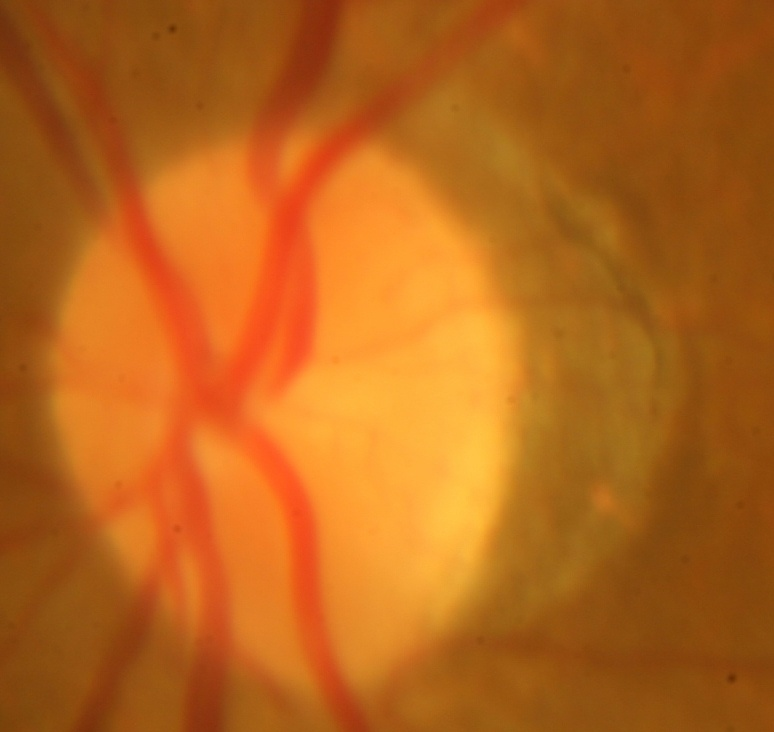
#> input picture Input.jpeg, 774 x 732 px, found by its file name
$ python 2d_hist.py
#> lines starting #> are read from the running program, lines starting #| are printed output that depends on the picture
# -*- coding: utf-8 -*-
"""
Created on Fri Jun  9 12:03:08 2017

@author: chetan
"""
from matplotlib import pyplot as plt
import numpy as np
import cv2

image = cv2.imread('input.jpeg')
#> image is the input picture: shape (732, 774, 3); mean B, G, R 26.9, 100.9, 182.8
cv2.imshow("image", image)
chans = cv2.split(image)
colors = ("b", "g", "r")
# let's move on to 2D histograms -- I am reducing the
# number of bins in the histogram from 256 to 32 so we
# can better visualize the results
fig = plt.figure()

# plot a 2D color histogram for green and blue
ax = fig.add_subplot(331)
hist = cv2.calcHist([chans[1], chans[0]], [0, 1], None,
	[32, 32], [0, 256, 0, 256])
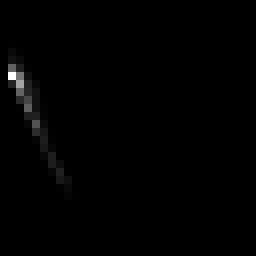
#> hist: shape (32, 32) float32 (shown 8 times larger); min 0, max 84618, mean 553.3; drawn with min black and max white
p = ax.imshow(hist, interpolation = "nearest")
ax.set_title("2D Color Histogram for Green and Blue")
plt.colorbar(p)

# plot a 2D color histogram for green and red
ax = fig.add_subplot(332)
hist = cv2.calcHist([chans[1], chans[2]], [0, 1], None,
	[32, 32], [0, 256, 0, 256])
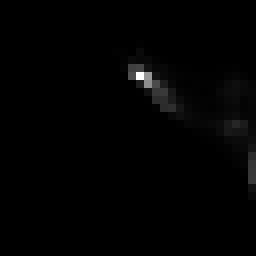
#> hist: shape (32, 32) float32 (shown 8 times larger); min 0, max 59863, mean 553.3; drawn with min black and max white
p = ax.imshow(hist, interpolation = "nearest")
ax.set_title("2D Color Histogram for Green and Red")
plt.colorbar(p)

# plot a 2D color histogram for blue and red
ax = fig.add_subplot(333)
hist = cv2.calcHist([chans[0], chans[2]], [0, 1], None,
	[32, 32], [0, 256, 0, 256])
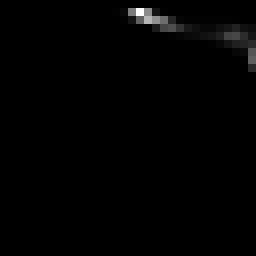
#> hist: shape (32, 32) float32 (shown 8 times larger); min 0, max 63872, mean 553.3; drawn with min black and max white
p = ax.imshow(hist, interpolation = "nearest")
ax.set_title("2D Color Histogram for Blue and Red")
plt.colorbar(p)

# finally, let's examine the dimensionality of one of
# the 2D histograms
print ("2D histogram shape: %s, with %d values" % (
	hist.shape, hist.flatten().shape[0]))
#| 2D histogram shape: (32, 32), with 1024 values
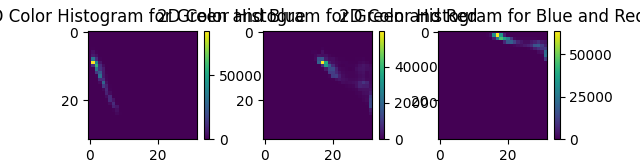
#> figure drawn by matplotlib, 6 panels
